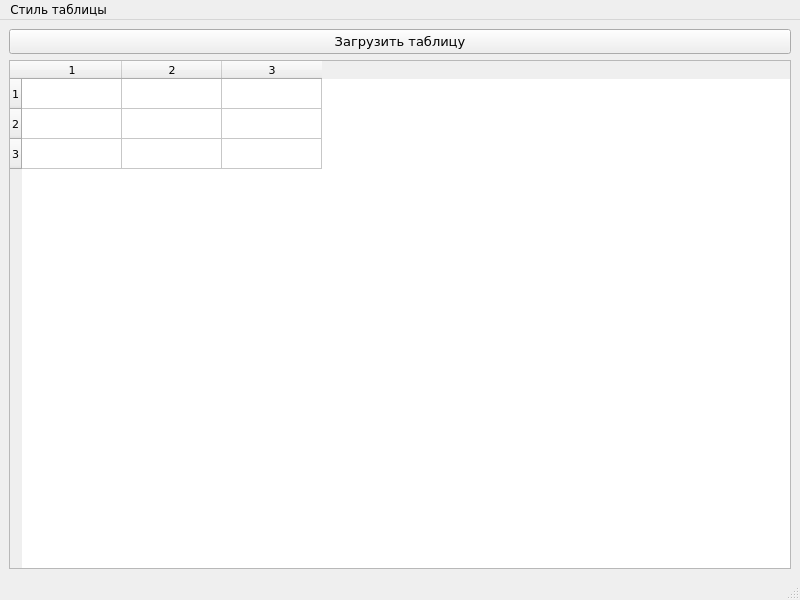
<?xml version="1.0" encoding="UTF-8"?>
<ui version="4.0">
 <class>MainWindow</class>
 <widget class="QMainWindow" name="MainWindow">
  <property name="geometry">
   <rect>
    <x>0</x>
    <y>0</y>
    <width>800</width>
    <height>600</height>
   </rect>
  </property>
  <property name="font">
   <font>
    <family>Verdana</family>
   </font>
  </property>
  <property name="windowTitle">
   <string>MainWindow</string>
  </property>
  <widget class="QWidget" name="centralwidget">
   <layout class="QVBoxLayout" name="verticalLayout">
    <item>
     <widget class="QPushButton" name="load_button">
      <property name="font">
       <font>
        <family>Verdana</family>
        <pointsize>10</pointsize>
        <weight>50</weight>
        <bold>false</bold>
        <stylestrategy>PreferDefault</stylestrategy>
       </font>
      </property>
      <property name="contextMenuPolicy">
       <enum>Qt::ActionsContextMenu</enum>
      </property>
      <property name="text">
       <string>Загрузить таблицу</string>
      </property>
     </widget>
    </item>
    <item>
     <widget class="QTableWidget" name="table">
      <property name="font">
       <font>
        <family>Verdana</family>
        <pointsize>8</pointsize>
       </font>
      </property>
      <property name="frameShape">
       <enum>QFrame::StyledPanel</enum>
      </property>
      <property name="frameShadow">
       <enum>QFrame::Sunken</enum>
      </property>
      <property name="editTriggers">
       <set>QAbstractItemView::AnyKeyPressed|QAbstractItemView::EditKeyPressed</set>
      </property>
      <property name="rowCount">
       <number>3</number>
      </property>
      <property name="columnCount">
       <number>3</number>
      </property>
      <row/>
      <row/>
      <row/>
      <column/>
      <column/>
      <column/>
     </widget>
    </item>
   </layout>
  </widget>
  <widget class="QMenuBar" name="menubar">
   <property name="geometry">
    <rect>
     <x>0</x>
     <y>0</y>
     <width>800</width>
     <height>21</height>
    </rect>
   </property>
   <widget class="QMenu" name="menu">
    <property name="font">
     <font>
      <family>Verdana</family>
     </font>
    </property>
    <property name="title">
     <string>Стиль таблицы</string>
    </property>
    <addaction name="actionGrid"/>
    <addaction name="actionMarkdown"/>
    <addaction name="actionHTML"/>
    <addaction name="actionPlain"/>
    <addaction name="actionSimple"/>
    <addaction name="actionGithub"/>
    <addaction name="actionFancy_grid"/>
    <addaction name="actionPipe"/>
    <addaction name="actionOrgtbl"/>
    <addaction name="actionJira"/>
    <addaction name="actionPresto"/>
    <addaction name="actionPsql"/>
    <addaction name="actionRst"/>
    <addaction name="actionMediawiki"/>
    <addaction name="actionMoinmoin"/>
    <addaction name="actionYoutrack"/>
    <addaction name="actionLatex"/>
    <addaction name="actionTextile"/>
   </widget>
   <addaction name="menu"/>
  </widget>
  <widget class="QStatusBar" name="statusbar"/>
  <action name="actionGrid">
   <property name="text">
    <string>Grid</string>
   </property>
   <property name="font">
    <font>
     <family>Verdana</family>
     <pointsize>8</pointsize>
    </font>
   </property>
  </action>
  <action name="actionMarkdown">
   <property name="text">
    <string>Markdown</string>
   </property>
   <property name="font">
    <font>
     <family>Verdana</family>
     <pointsize>10</pointsize>
    </font>
   </property>
  </action>
  <action name="actionHTML">
   <property name="text">
    <string>HTML</string>
   </property>
   <property name="font">
    <font>
     <family>Verdana</family>
     <pointsize>10</pointsize>
    </font>
   </property>
  </action>
  <action name="actionPlain">
   <property name="text">
    <string>Plain</string>
   </property>
   <property name="font">
    <font>
     <family>Verdana</family>
     <pointsize>10</pointsize>
    </font>
   </property>
  </action>
  <action name="actionSimple">
   <property name="text">
    <string>Simple</string>
   </property>
   <property name="font">
    <font>
     <family>Verdana</family>
     <pointsize>10</pointsize>
    </font>
   </property>
  </action>
  <action name="actionGithub">
   <property name="text">
    <string>Github</string>
   </property>
   <property name="font">
    <font>
     <family>Verdana</family>
     <pointsize>10</pointsize>
    </font>
   </property>
  </action>
  <action name="actionFancy_grid">
   <property name="text">
    <string>Fancy_grid</string>
   </property>
   <property name="font">
    <font>
     <family>Verdana</family>
     <pointsize>10</pointsize>
    </font>
   </property>
  </action>
  <action name="actionPipe">
   <property name="text">
    <string>Pipe</string>
   </property>
   <property name="font">
    <font>
     <family>Verdana</family>
     <pointsize>10</pointsize>
    </font>
   </property>
  </action>
  <action name="actionOrgtbl">
   <property name="text">
    <string>Orgtbl</string>
   </property>
   <property name="font">
    <font>
     <family>Verdana</family>
     <pointsize>10</pointsize>
    </font>
   </property>
  </action>
  <action name="actionJira">
   <property name="text">
    <string>Jira</string>
   </property>
   <property name="font">
    <font>
     <family>Verdana</family>
     <pointsize>10</pointsize>
    </font>
   </property>
  </action>
  <action name="actionPresto">
   <property name="text">
    <string>Presto</string>
   </property>
   <property name="font">
    <font>
     <family>Verdana</family>
     <pointsize>10</pointsize>
    </font>
   </property>
  </action>
  <action name="actionPsql">
   <property name="text">
    <string>Psql</string>
   </property>
   <property name="font">
    <font>
     <family>Verdana</family>
     <pointsize>10</pointsize>
    </font>
   </property>
  </action>
  <action name="actionRst">
   <property name="text">
    <string>Rst</string>
   </property>
   <property name="font">
    <font>
     <family>Verdana</family>
     <pointsize>10</pointsize>
    </font>
   </property>
  </action>
  <action name="actionMediawiki">
   <property name="text">
    <string>Mediawiki</string>
   </property>
   <property name="font">
    <font>
     <family>Verdana</family>
     <pointsize>10</pointsize>
    </font>
   </property>
  </action>
  <action name="actionMoinmoin">
   <property name="text">
    <string>Moinmoin</string>
   </property>
   <property name="font">
    <font>
     <family>Verdana</family>
     <pointsize>10</pointsize>
    </font>
   </property>
  </action>
  <action name="actionYoutrack">
   <property name="text">
    <string>Youtrack</string>
   </property>
   <property name="font">
    <font>
     <family>Verdana</family>
     <pointsize>10</pointsize>
    </font>
   </property>
  </action>
  <action name="actionLatex">
   <property name="text">
    <string>Latex</string>
   </property>
   <property name="font">
    <font>
     <family>Verdana</family>
     <pointsize>10</pointsize>
    </font>
   </property>
  </action>
  <action name="actionTextile">
   <property name="text">
    <string>Textile</string>
   </property>
   <property name="font">
    <font>
     <family>Verdana</family>
     <pointsize>10</pointsize>
    </font>
   </property>
  </action>
 </widget>
 <resources/>
 <connections/>
</ui>
